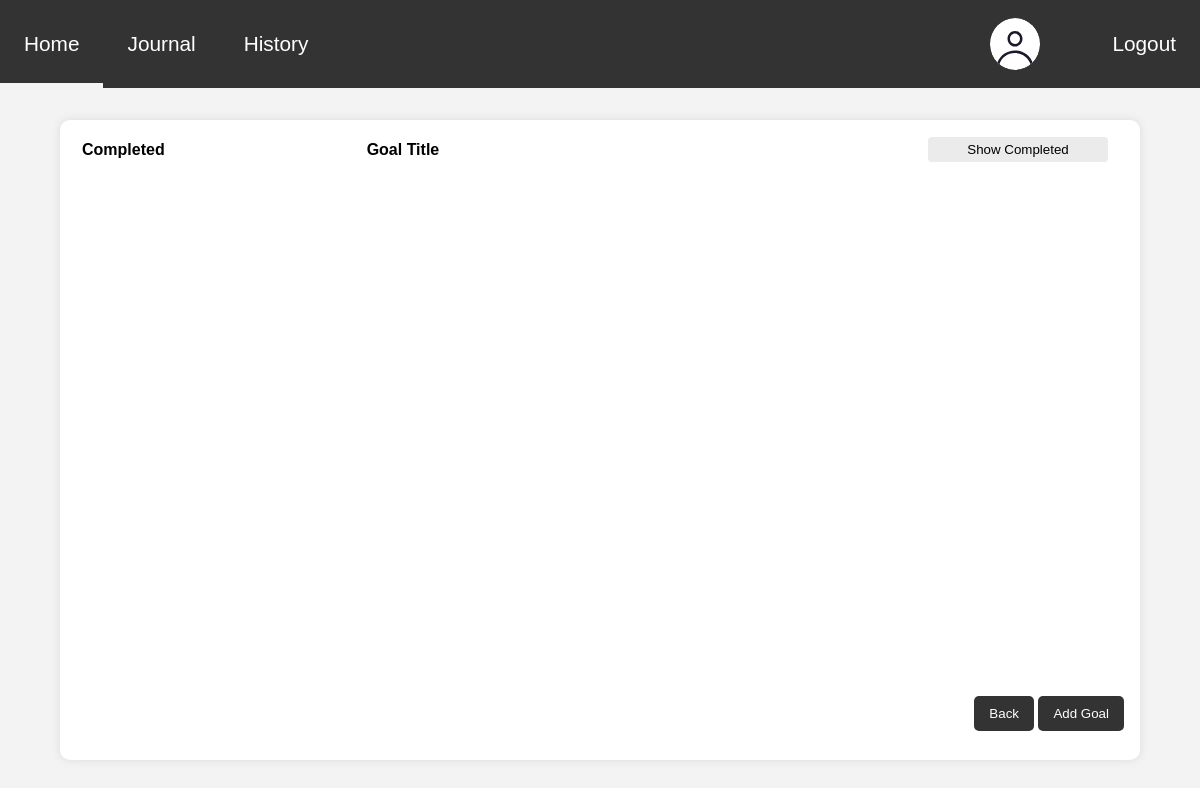
Page /patient/goals/goals.php (signed in) on the earlier database version.
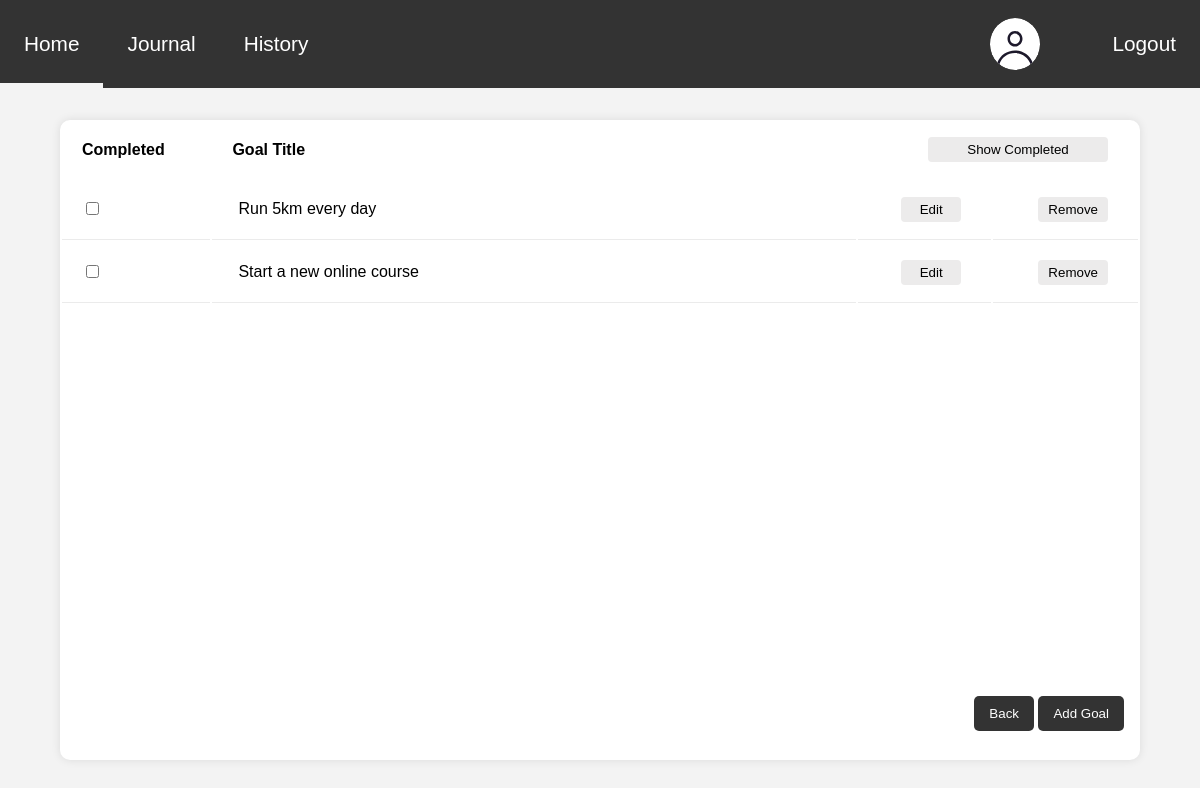
Same page on the later database version.
### tables this page shows
CREATE TABLE Goals (
    id INT NOT NULL AUTO_INCREMENT PRIMARY KEY,   
    user_id INT NOT NULL,                         
    goal_text TEXT NOT NULL,                      
    created_at TIMESTAMP DEFAULT CURRENT_TIMESTAMP,  
    updated_at TIMESTAMP DEFAULT CURRENT_TIMESTAMP ON UPDATE CURRENT_TIMESTAMP,  
    is_completed BOOLEAN DEFAULT FALSE,           
    FOREIGN KEY (user_id) REFERENCES Users(id)    
);

### conf.php (called while the page is built, shortened)
<?php
$base_url = "/www/CaRe_Group36/";
?>

### patient/goals/goals.php (the view, shortened to what this page needs)
<?php
    include_once __DIR__."/../../conf.php";
   ?>
<!DOCTYPE html>
<html lang="en">
<head>
    <link rel="stylesheet" type="text/css" href="<?= $base_url ?>/patient/goals/goals.css">
</head>
<body>
    <header>
        <?php include "../../common/navbar/navbar.php"; ?>
    </header>
    <main>
        <div class="goalsTableContainer shadow rounded">
        <div class="minHeightContainer">
            <table id="goalsTable">
                <thead>
                    <tr>
                        <th>Completed</th>
                        <th>Goal Title</th>
                        <th colspan="2"><button class="tableButton" onclick="toggleHidden()" id="toggleHiddenButton">Show Completed</button></th>
                    </tr>
                </thead>
                <tbody>
                <?php
                    $sql= "SELECT * FROM Goals  where user_id = ?;";
                    if ($stmt = mysqli_prepare($conn, $sql)) {
                        mysqli_stmt_bind_param($stmt, 'i', $_SESSION['id']);
                        mysqli_stmt_execute($stmt);
                        if($result = mysqli_stmt_get_result($stmt)) {
                        if(mysqli_num_rows($result)> 0) {
                            while($row=mysqli_fetch_assoc($result)) {
                                if ($row["is_completed"]){
                                    echo '<tr class="hidden" data-id="'.$row["id"].'">';
                                }
                                else{
                                    echo '<tr data-id="'.$row["id"].'">';
                                }
                                ?>
                                    <td><input type="checkbox" <?php
                                        if ($row["is_completed"]){
                                            echo 'checked';
                                        } ?> class="goalCheckbox" onclick="makeEditable(this)"></td>
                                    <td><input readonly type="text" value = "<?= $row["goal_text"] ?>" class="goalTitle"></td>
                                    <td><button class="tableButton" onclick="makeEditable(this)">Edit</button></td>
                                    <td><button class="tableButton" onclick="confirmRemoveGoal(this)">Remove</button></td>
                                <?php
                            }
                            echo"</tr>";
                        }
                        }
                    }
                    ?>
                </tbody>
            </table>
            </div>
            <div class="rightContentContainer">
                <button class="careButton" onclick="window.location.replace('../home/home.php')">Back</button>
                <button class="careButton"  onclick="addGoal()">Add Goal</button>
            </div>
        </div>
    </main>
    <?php include "../../common/confirmation/confirmation.php"; ?>
    <?php include "../../common/notification/notification.php"; ?>
</body>
</html>

Differences in the rows shown:
added goals: goal_text "Run 5km every day"
added goals: goal_text "Start a new online course"
